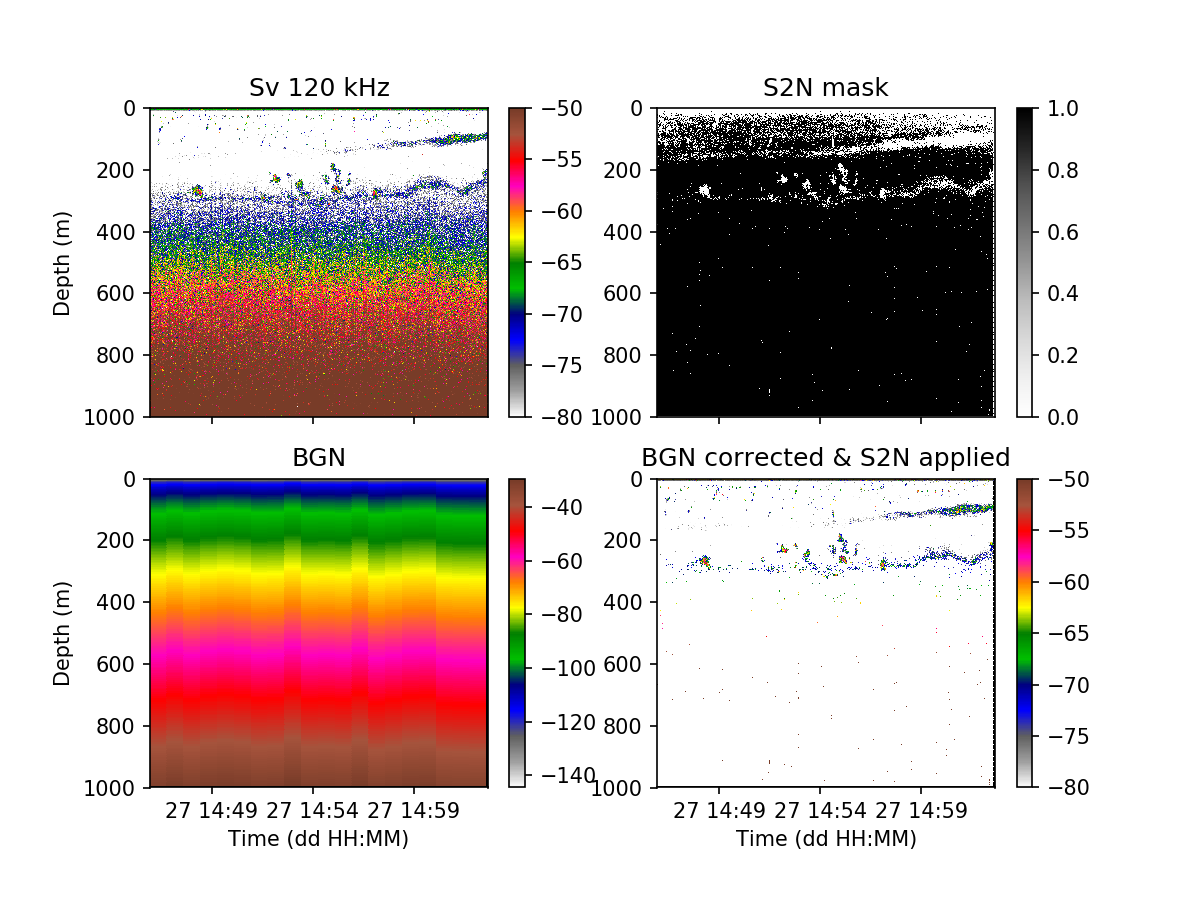

Write the Python code that produced this figure.
#!/usr/bin/env python3
"""
Example script where background noise is corrected and
signal-to-noise ratio > 6 dB masked

Notes: Get files in ftp://ftp.bas.ac.uk/rapidkrill/ and allocate them in the
corresponding directory for this to work

Created on Thu Jul 19 20:29:49 2018
@author: Alejandro Ariza, British Antarctic Survey
"""

# import modules
import numpy as np
import matplotlib.pyplot as plt
import os
from echolab2.instruments import EK60
from echopy import read_calibration as readCAL
from echopy import get_background as getBGN
from echopy import mask_signal2noise as maskS2N
from echopy import operations as op
from echopy.cmaps import cmaps

# =============================================================================
# load raw file
# =============================================================================
print('Loading raw file...')
rawfile = os.path.abspath('../data/JR161-D20061127-T144557.raw')
ek60    = EK60.EK60()
ek60.read_raw(rawfile)

# =============================================================================
# get calibration parameters
# =============================================================================
print('Getting calibration parameters...')
calfile = os.path.abspath('../data/JR161_metadata.toml')
params  = readCAL.ices(calfile, 120)

# =============================================================================
# read 120 kHz calibrated data
# =============================================================================
print('Reading 120 kHz calibrated data...')
raw120 = ek60.get_raw_data(channel_number = 2)
Sv120  = np.transpose(raw120.get_Sv(calibration = params).data)
t120   = raw120.get_Sv(calibration = params).ping_time
r120   = raw120.get_Sv(calibration = params).range

# =============================================================================
# estimate background noise
# =============================================================================
print('Estimating background noise...')
m, n, operation = 10, 20, 'percentile90' # (m, npings, str)   
bgn120 = getBGN.derobertis_mod(Sv120, r120,
                               raw120.absorption_coefficient[0],
                               m, n, operation = operation)

# =============================================================================
# clean background noise
# =============================================================================
print('Cleaning signal-to-noise < 6 dB...')    
threshold = 6 # (decibels)
mask120 = maskS2N.derobertis(Sv120, bgn120, threshold)
Sv120clean = op.tolog(op.tolin(Sv120) - op.tolin(bgn120))
Sv120clean[mask120] = -999
# =============================================================================
# plot results
# =============================================================================
print('Displaying results...')
plt.figure(figsize = (8, 6))
c = cmaps()

plt.subplot(221).invert_yaxis()
plt.pcolormesh(t120, r120, Sv120, vmin = -80, vmax = -50, cmap = c.ek500)
plt.colorbar()
plt.tick_params(labelbottom=False)
plt.title('Sv 120 kHz')
plt.ylabel('Depth (m)')

plt.subplot(223).invert_yaxis()
plt.pcolormesh(t120, r120, bgn120, cmap=c.ek500)
plt.colorbar()
plt.title('BGN')
plt.ylabel('Depth (m)')
plt.xlabel('Time (dd HH:MM)')

plt.subplot(222).invert_yaxis()
plt.pcolormesh(t120, r120, np.int64(mask120), cmap='Greys')
plt.colorbar()
plt.tick_params(labelbottom=False)
plt.title('S2N mask')

plt.subplot(224).invert_yaxis()
plt.pcolormesh(t120, r120, Sv120clean, vmin=-80, vmax=-50, cmap=c.ek500)
plt.colorbar()
plt.title('BGN corrected & S2N applied')
plt.xlabel('Time (dd HH:MM)')

plt.show()
#plt.savefig('example_correct_background.png', dpi = 150)